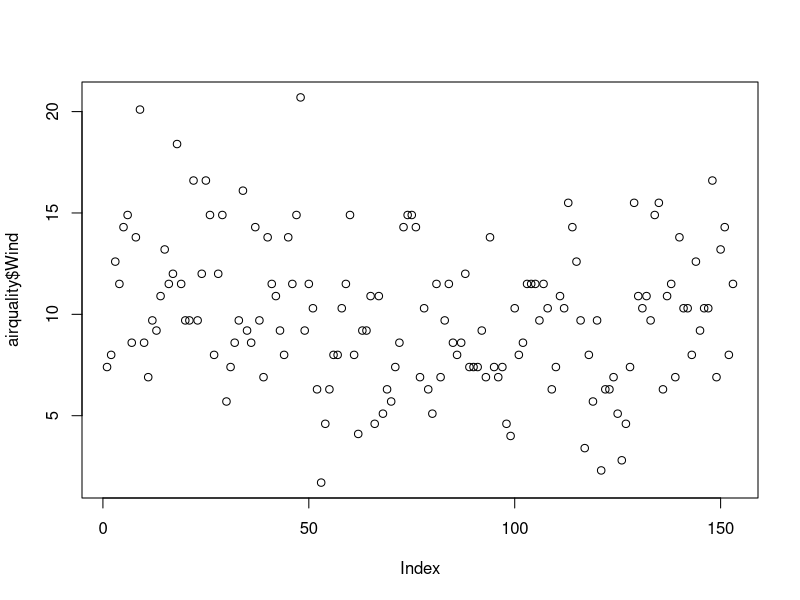
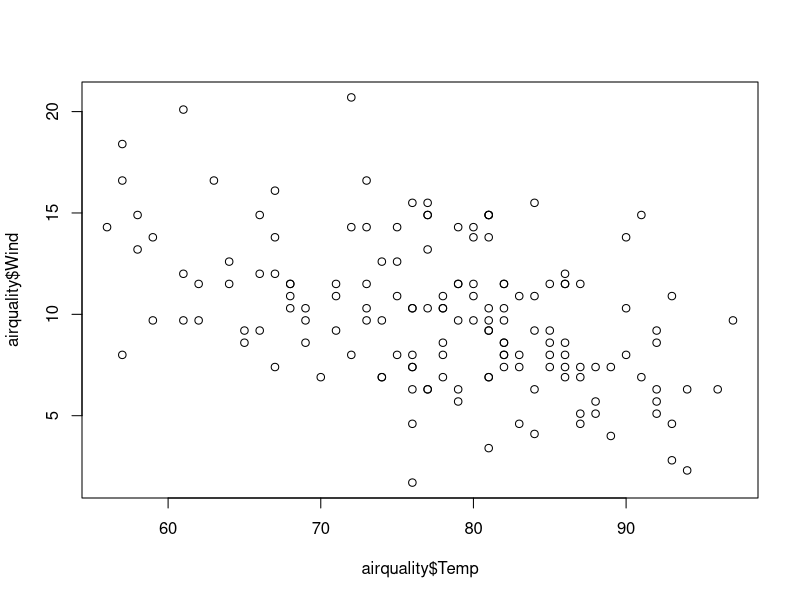
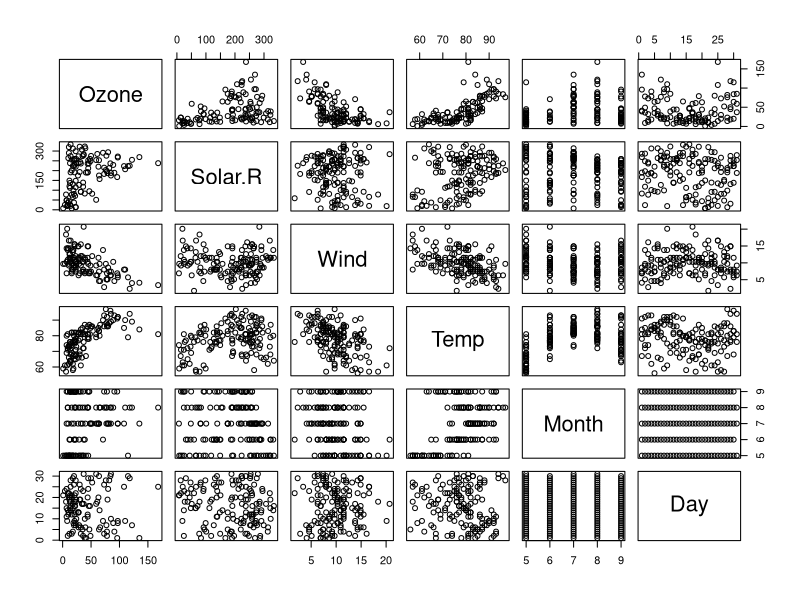
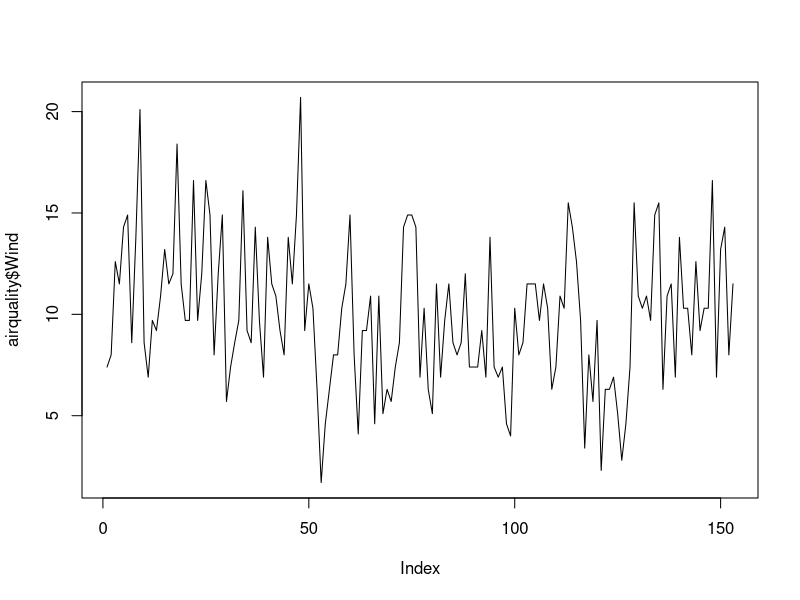
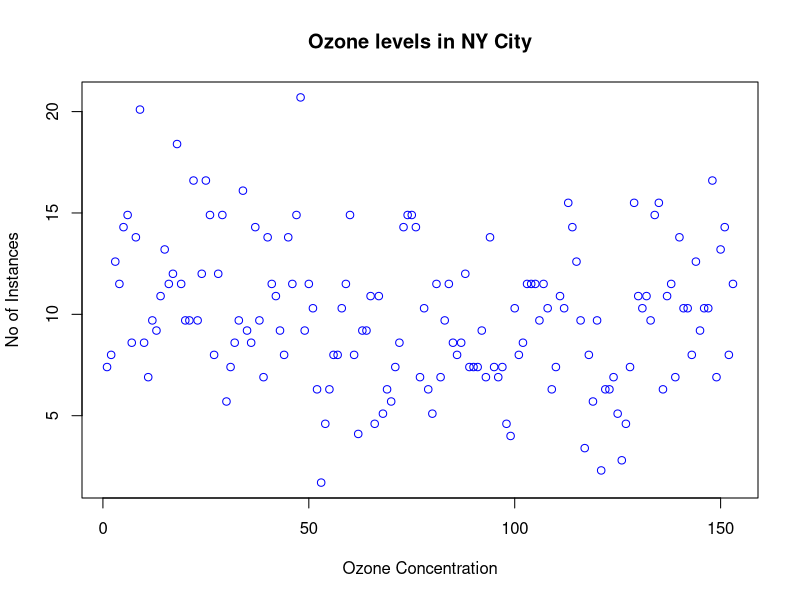
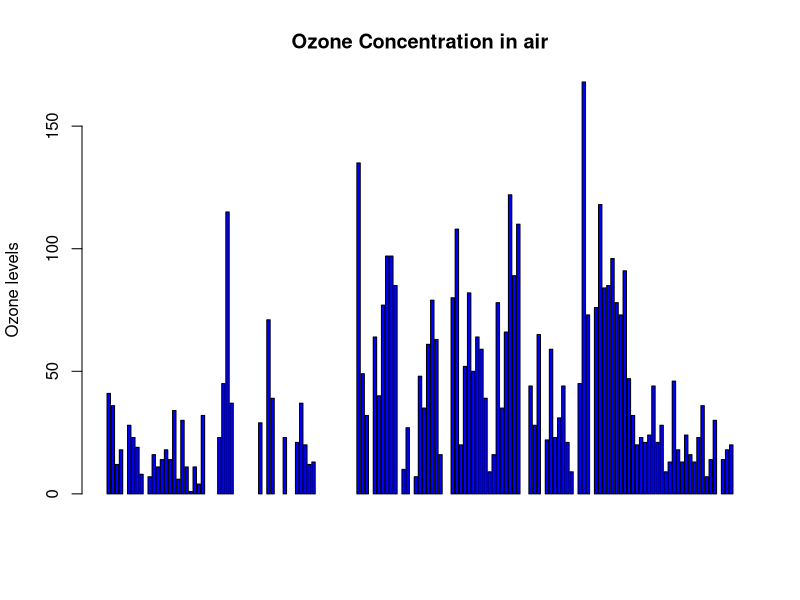
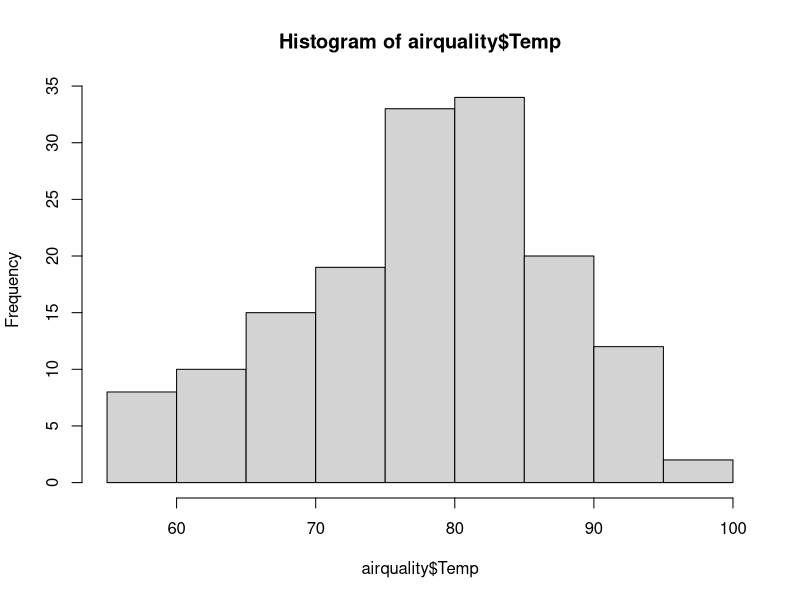
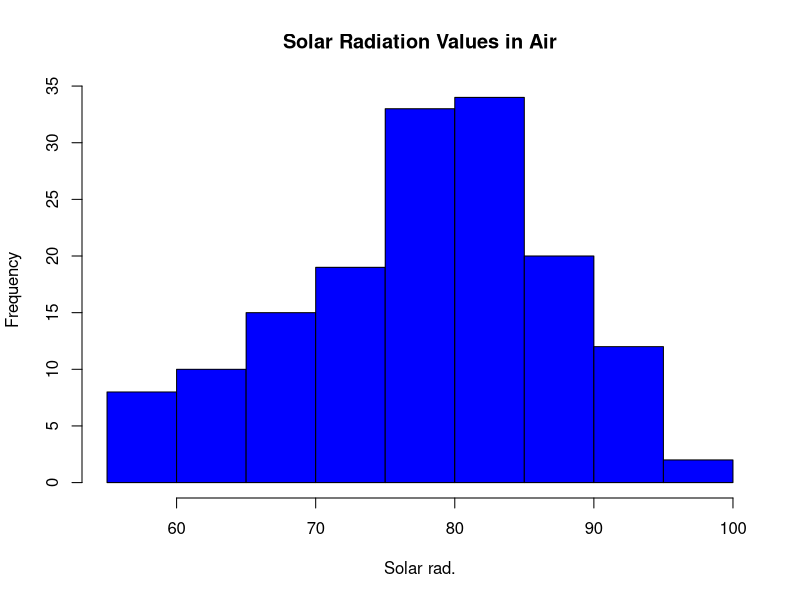

Recreate these plots in R, in order. (Note: this script raises an error after producing the figures.)
airquality <- datasets::airquality
head(airquality,10)
tail(airquality, 10)

#columns
airquality[ ,c(1,2)]
df <- airquality[ , -6]
df

airquality$Temp

summary(airquality$Ozone)

summary(airquality)


#################
plot(airquality$Wind)
plot(airquality$Temp, airquality$Wind, type = "p")

plot(airquality)
#############Plot and lines

plot(airquality$Wind, type = 'l') # p: Points, l: Lines, b: Both
plot(airquality$Wind, xlab = 'Ozone Concentration',
     ylab = 'No of Instances', main = 'Ozone levels in NY City',
     col = 'blue')

#Horizontal Bar Plot

barplot(airquality$Ozone, main = 'Ozone Concentration in air', 
        ylab = 'Ozone levels', col = 'blue', horiz = F, axes = T)


# Histogram 
hist(airquality$Temp)
hist(airquality$Temp,
     main = 'Solar Radiation Values in Air',
     xlab = 'Solar rad.',
     col = 'blue')

# Single Box Plot
boxplot(airquality$wind, main = "Boxplot")
boxplot.stats(airquality$Wind)$out

# Multiple box plots
boxplot(airquality[,1:4], main='Multiple')

# Margin of the grid (mar),
# No of rows and columns (mfrow)
# wether a border is to be included(bty)
# and position of the labels (las: 1 for Horizontal, las:0 for Vertical)
# bty - box around the plot

par(mfrow = c(3,3), mar=c(2,5,2,1), las=0, bty = 'o')

plot(airquality$ozone)
plot(airquality$Ozone, airquality$wind)
plot(airquality$ozone, type = 'l')
plot(airquality$ozone, type = 'l')
plot(airquality$ozone, type = 'l')
barplot(airquality$Ozone, main = 'Ozone Concentration in air', 
        xlab = 'ozone levels', col = 'green', horiz = TRUE)
hist(airquality$Solar.R)
boxplot(airquality$Solar.R)
boxplot(airquality[,0:4], main = 'Multiple Box Plots')
